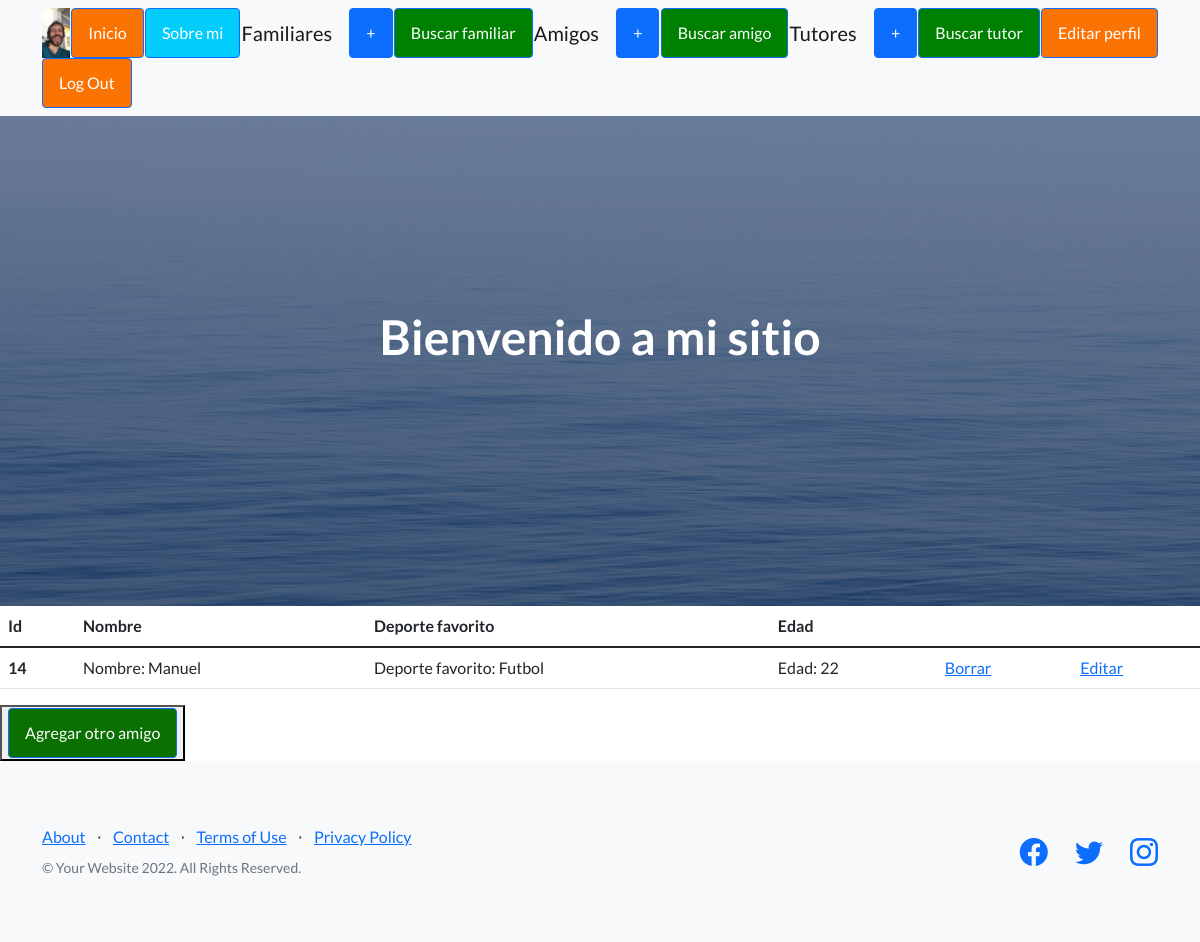
The app's page /Axel_app/lista_amigos (signed in) with its own data.
### Axel_app/models.py (models this page shows, shortened)
class Amigos(models.Model):
    nombre = models.CharField(max_length=30)
    deporte_favorito = models.CharField(max_length=30)
    edad = models.IntegerField()

### Axel_app/views.py (the view)
# urls.py: path("lista_amigos", views.lista_amigos, name='amigos'),
def lista_amigos(request):
    lista_amigos = Amigos.objects.all()
    avatares = Avatar.objects.filter(user=request.user.id)
    if avatares:
        datos_dicc_amigos = {"datos":lista_amigos, "url":avatares[0].imagen.url}
    else:
        default = '/static/Axel_app/images/standard_profile.jpg'
        datos_dicc_amigos = {"datos":lista_amigos, "url":default}
    return render(request, "plantilla_amigos.html", datos_dicc_amigos)

### Axel_app/templates/plantilla_amigos.html (shortened to what this page needs)
{% extends "padre.html" %}
{% load static %}
{% block contenido %}
<main>
    <table class="table">
        <thead>
          <tr>
            <th scope="col">Id</th>
            <th scope="col">Nombre</th>
            <th scope="col">Deporte favorito</th>
            <th scope="col">Edad</th>
          </tr>
        </thead>
        <tbody>
            <tr>
                {% for n in datos %}
                <th scope="row">{{n.id}}</th>
                <td>Nombre: {{n.nombre}} </td>
                <td>Deporte favorito: {{n.deporte_favorito}} </td>
                <td>Edad: {{n.edad}} </td>
                <td><a href="{% url 'borrar_amigo' n.id %}">Borrar</a></td>
                <td><a href="{% url 'editar_amigo' n.id %}">Editar</a></td>
            </tr>
            {% endfor %}
        </tbody>
      </table>
    <button>
        <a class="btn btn-primary" href="{% url 'alta_amigos' %}" style="background-color: rgb(10, 112, 1);">Agregar otro amigo</a>
    </button>
</main>
{% endblock %}

### records on screen
Amigos: id "14", nombre "Manuel", deporte_favorito "Futbol", edad "22"
